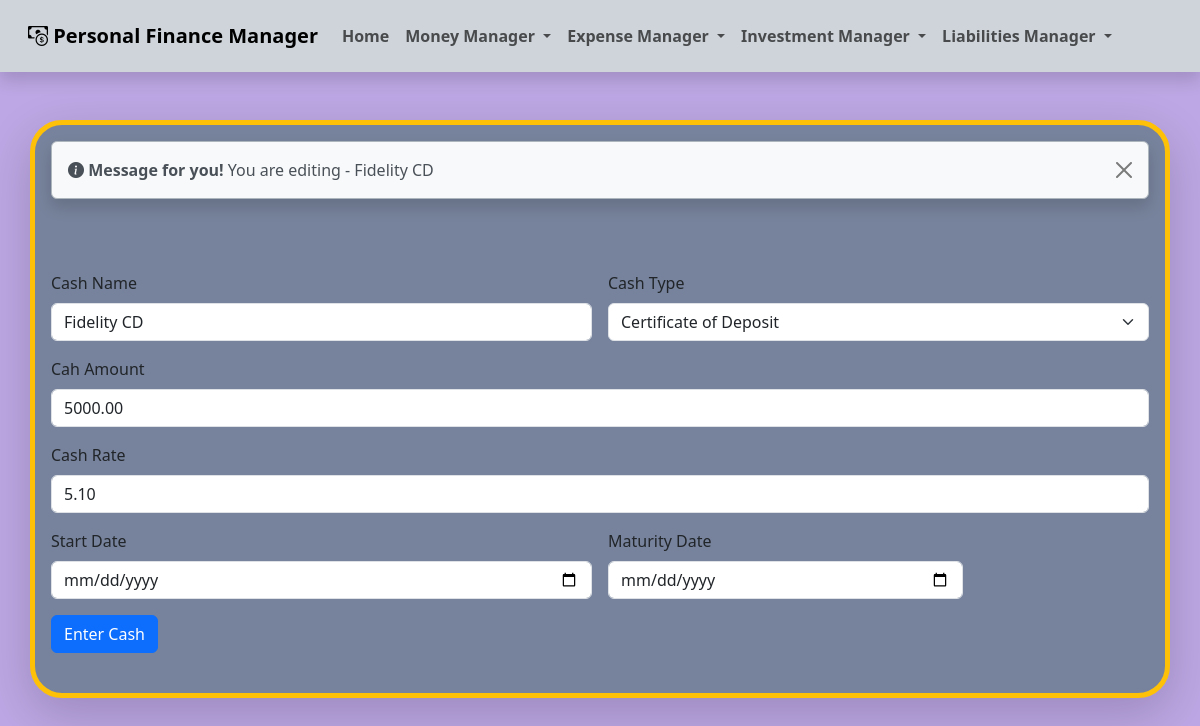
The app's page /moneymanager/editmoney/1 with its own data.
### moneymanager/models.py (models this page shows, shortened)
class moneymanager(models.Model):
    cashName = models.CharField(max_length=50)
    cashType = models.CharField(max_length=50)
    cashAmount = models.DecimalField(max_digits=6, decimal_places=2)
    cashRate = models.DecimalField(max_digits=6, decimal_places=2)
    cashStartDate = models.DateField(default=timezone.now)
    cashMaturityDate = models.DateField(default=timezone.now)

### moneymanager/views.py (the view)
# urls.py: path("editmoney/<item_id>", views.editmoney, name="editmoney"),
def editmoney(request, item_id):
    CashType = ["Certificate of Deposit",
                "Savings", "Checking", "T Bills", "I Bonds"]
    modified_object = get_object_or_404(moneymanager, pk=item_id)
    if request.method == 'POST':
        cashName = modified_object.cashName if (request.POST.get('cashName') == "") or (
            request.POST.get('cashName') is None) else request.POST.get('cashName')
        cashType = modified_object.cashType if (request.POST.get('cashType') == "") or (
            request.POST.get('cashType') is None) else request.POST.get('cashType')
        cashAmount = modified_object.cashAmount if (request.POST.get('cashAmount') == "") or (
            request.POST.get('cashAmount') is None) else request.POST.get('cashAmount')
        cashRate = modified_object.cashRate if (request.POST.get('cashRate') == "") or (
            request.POST.get('cashRate') is None) else request.POST.get('cashRate')
        cashMaturityDate = modified_object.cashMaturityDate.strftime('%Y-%m-%d') if (request.POST.get('cashMaturityDate') ==
                                                                                     "") or (request.POST.get('cashMaturityDate') is None) else request.POST.get('cashMaturityDate')
        cashStartDate = modified_object.cashStartDate.strftime('%Y-%m-%d') if (request.POST.get('cashStartDate') ==
                                                                               "") or (request.POST.get('cashStartDate') is None) else request.POST.get('cashStartDate')
        modified_object.cashName = cashName
        modified_object.cashType = cashType
        modified_object.cashAmount = cashAmount
        modified_object.cashRate = cashRate
        modified_object.cashStartDate = cashStartDate
        modified_object.cashMaturityDate = cashMaturityDate
        modified_object.save()
        format_message = "Successfully edited the Money Item {}".format(
            modified_object.cashName)
        messages.success(request, format_message)
        return redirect("viewmoney")
    else:
        format_message = "You are editing - {}".format(
            modified_object.cashName)
        messages.success(request, format_message)
        return render(request, "editmoney.html", {"editobject": modified_object, "cashdata": CashType})

### moneymanager/templates/editmoney.html (shortened to what this page needs)
{% extends 'website-master.html' %} {% block content %}
<br />
<form
  class="row g-3"
  action="{% url 'editmoney' editobject.id %}"
  method="POST"
>
  <div class="col-md-6">
    <label for="inputEmail4" class="form-label">Cash Name</label>
    <input
      type="text"
      class="form-control"
      id="inputEmail4"
      name="cashName"
      value="{{editobject.cashName}}"
    />
  </div>
  <div class="col-md-6">
    <label for="inputPassword4" class="form-label">Cash Type</label>
    <select
      class="form-select"
      aria-label="Default select example"
      name="cashType"
    >
      {% for eachCashType in cashdata %} {% if eachCashType == editobject.cashType %}
      <option selected value=" {{ eachCashType }}">{{ eachCashType }}</option>
      {% else %}
      <option value=" {{ eachCashType }}">{{ eachCashType }}</option>
      {% endif %} {% endfor %}
    </select>
  </div>
  <div class="col-12">
    <label for="inputAddress" class="form-label">Cah Amount</label>
    <input
      type="text"
      class="form-control"
      id="inputAddress"
      placeholder="Enter Amount"
      name="cashAmount"
      value="{{editobject.cashAmount}}"
    />
  </div>
  <div class="col-12">
    <label for="inputAddress2" class="form-label">Cash Rate</label>
    <input
      type="text"
      class="form-control"
      id="inputAddress2"
      placeholder="Enter the Rate"
      name="cashRate"
      value="{{editobject.cashRate}}"
    />
  </div>
  <div class="col-md-6">
    <label for="inputCity" class="form-label">Start Date</label>
    <input
      type="date"
      class="form-control"
      id="inputCity"
      name="cashStartDate"
      value="{{editobject.cashStartDate}}"
    />
  </div>
  <div class="col-md-4">
    <label for="inputState" class="form-label">Maturity Date</label>
    <input
      type="date"
      class="form-control"
      id="maturitydate"
      name="cashMaturityDate"
      value="{{editobject.cashMaturityDate}}"
    />
  </div>
  <div class="col-12">
    <button type="submit" class="btn btn-primary">Enter Cash</button>
  </div>
</form>
<br />
{% endblock %}

### records on screen
moneymanager: cashName "Fidelity CD", cashType "Certificate of Deposit", cashAmount "5000.00", cashRate "5.10"

### other values on screen
{{ message }} "You are editing - Fidelity CD"
